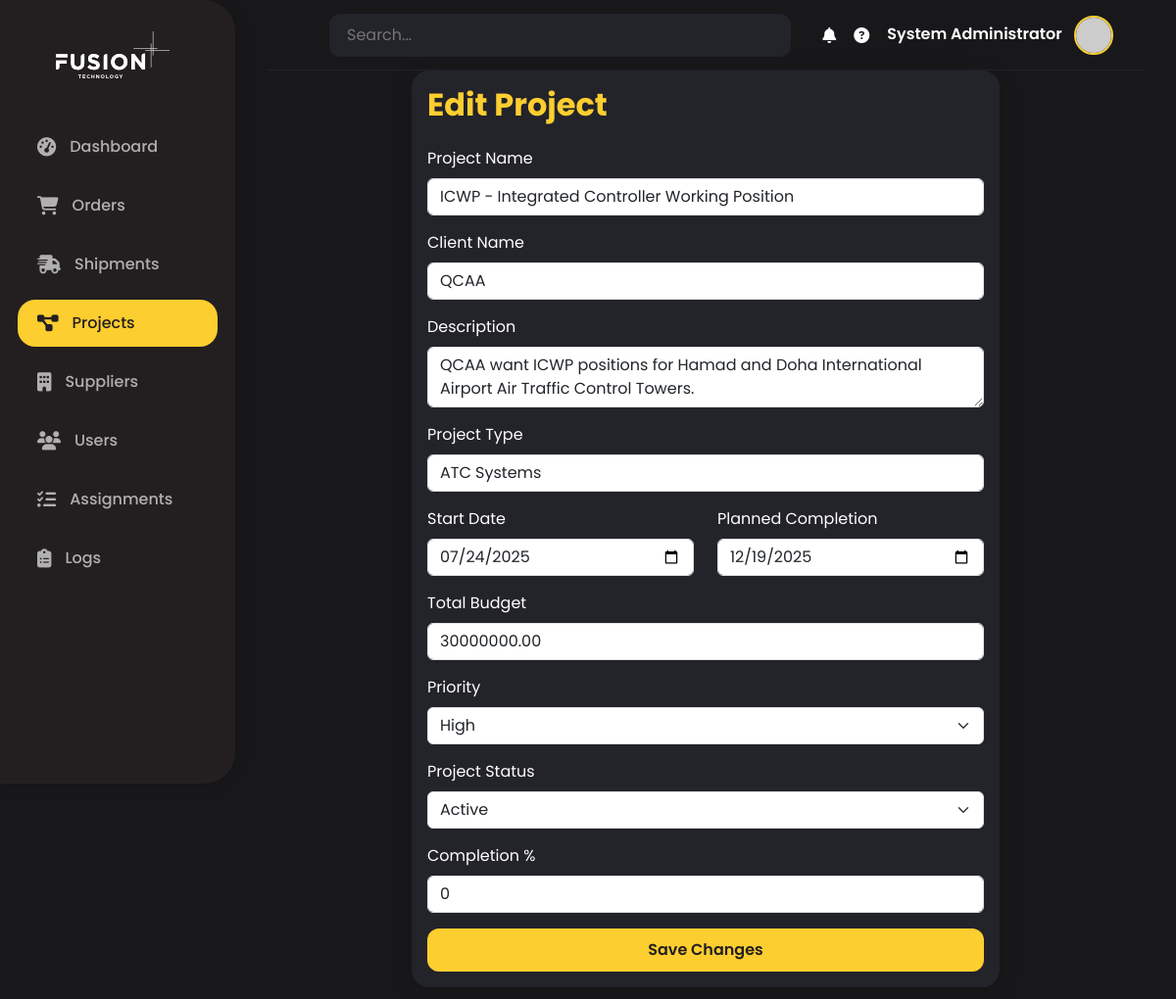
The page /projects/2/edit (signed in) on the database its author committed.
### backend/models/users.py (models this page shows)
class User(Base):
    __tablename__ = "users"
    id = Column(Integer, primary_key=True, index=True)
    email = Column(String(255), unique=True, index=True, nullable=False)
    username = Column(String(50), unique=True, index=True, nullable=False)
    full_name = Column(String(100), nullable=False)
    hashed_password = Column(String(100), nullable=False)
    role = Column(String(50), default="user")  # admin, manager, procurement, field, qa, finance
    department = Column(String(50))  # Management, Procurement, Field Operations, QA, Finance
    timezone = Column(String(50), default="Asia/Doha")
    language = Column(String(5), default="en")  # en, ar
    notification_preferences = Column(Text)  # JSON string
    is_active = Column(Boolean, default=True)
    last_login = Column(DateTime)
    created_at = Column(DateTime, default=datetime.utcnow)
    created_by = Column(String(50))
    created_projects = relationship("Project", foreign_keys="Project.created_by_id", back_populates="created_by_user")
    managed_projects = relationship("Project", foreign_keys="Project.project_manager_id", back_populates="project_manager_user")
    created_orders = relationship("Order", foreign_keys="Order.created_by_id", back_populates="created_by_user")
    notifications = relationship(
        "Notification",
        back_populates="user",
        foreign_keys="[Notification.user_id]"
    )
    escalated_notifications = relationship(
        "Notification",
        foreign_keys="[Notification.escalated_to_user_id]"
    )

### backend/models/projects.py (models this page shows)
class Project(Base):
    __tablename__ = "projects"
    id = Column(Integer, primary_key=True, index=True)
    name = Column(String(200), nullable=False, index=True)
    project_code = Column(String(50), unique=True, nullable=False, index=True)
    client_name = Column(String(200), nullable=False)
    client_contact_person = Column(String(100))
    client_email = Column(String(255))
    client_phone = Column(String(50))
    description = Column(Text)
    project_type = Column(String(50))  # Aviation, Marine, Industrial, etc.
    start_date = Column(DateTime, nullable=False)
    planned_completion_date = Column(DateTime, nullable=False)
    actual_completion_date = Column(DateTime)
    total_budget = Column(Numeric(precision=15, scale=2))
    currency = Column(String(3), default="QAR")
    budget_consumed = Column(Numeric(precision=15, scale=2), default=0)
    status = Column(String(20), default="Planning")  # Planning, Active, On Hold, Completed
    priority = Column(String(10), default="Normal")  # Low, Normal, High, Critical
    completion_percentage = Column(Integer, default=0)
    project_manager_id = Column(Integer, ForeignKey("users.id"))
    created_by_id = Column(Integer, ForeignKey("users.id"))
    assigned_user_id = Column(Integer, ForeignKey("users.id"), nullable=True)
    installation_location = Column(String(200))
    installation_country = Column(String(100))
    installation_city = Column(String(100))
    requires_certification = Column(Boolean, default=False)
    certification_status = Column(String(50))  # Pending, In Progress, Approved, Rejected
    regulatory_authority = Column(String(100))  # QCAA, EASA, FAA, etc.
    created_at = Column(DateTime, default=datetime.utcnow)
    updated_at = Column(DateTime, default=datetime.utcnow, onupdate=datetime.utcnow)
    project_manager_user = relationship("User", foreign_keys=[project_manager_id], back_populates="managed_projects")
    created_by_user = relationship("User", foreign_keys=[created_by_id], back_populates="created_projects")
    assigned_user = relationship("User", foreign_keys=[assigned_user_id])
    orders = relationship("Order", back_populates="project", cascade="all, delete-orphan")
    notifications = relationship("Notification", back_populates="project")

### fusionflow_app/routes/projects.py (the view, shortened to what this page needs)
@projects_bp.route('/<int:project_id>/edit', methods=['GET', 'POST'])
@login_required
def edit_project(project_id):
    db = get_db()
    try:
        project = db.query(Project).filter(Project.id == project_id).first()
        if not project:
            flash('Project not found.', 'danger')
            return redirect(url_for('projects.list_projects'))
        return render_template('projects/edit.html', project=project)
    finally:
        db.close()

### fusionflow_app/routes/projects.py (called while the page is built)
def get_db():
    return SessionLocal()

### fusionflow_app/templates/projects/edit.html (shortened to what this page needs)
{% extends 'base.html' %}
{% block content %}
<div class="card mx-auto" style="max-width: 600px;">
    <div class="card-body">
        <h2 class="mb-4" style="color: var(--primary-color); font-weight: 700;">Edit Project</h2>
        <form method="POST">
            <div class="mb-3">
                <label for="name" class="form-label">Project Name</label>
                <input type="text" class="form-control" id="name" name="name" value="{{ project.name }}" required>
            </div>
            <div class="mb-3">
                <label for="client_name" class="form-label">Client Name</label>
                <input type="text" class="form-control" id="client_name" name="client_name" value="{{ project.client_name }}" required>
            </div>
            <div class="mb-3">
                <label for="description" class="form-label">Description</label>
                <textarea class="form-control" id="description" name="description" rows="2">{{ project.description }}</textarea>
            </div>
            <div class="mb-3">
                <label for="project_type" class="form-label">Project Type</label>
                <input type="text" class="form-control" id="project_type" name="project_type" value="{{ project.project_type }}">
            </div>
            <div class="row mb-3">
                <div class="col">
                    <label for="start_date" class="form-label">Start Date</label>
                    <input type="date" class="form-control" id="start_date" name="start_date" value="{{ project.start_date.strftime('%Y-%m-%d') if project.start_date else '' }}" required>
                </div>
                <div class="col">
                    <label for="planned_completion_date" class="form-label">Planned Completion</label>
                    <input type="date" class="form-control" id="planned_completion_date" name="planned_completion_date" value="{{ project.planned_completion_date.strftime('%Y-%m-%d') if project.planned_completion_date else '' }}" required>
                </div>
            </div>
            <div class="mb-3">
                <label for="total_budget" class="form-label">Total Budget</label>
                <input type="number" class="form-control" id="total_budget" name="total_budget" min="0" step="0.01" value="{{ project.total_budget }}">
            </div>
            <div class="mb-3">
                <label for="priority" class="form-label">Priority</label>
                <select class="form-select" id="priority" name="priority">
                    <option value="High" {% if project.priority == 'High' %}selected{% endif %}>High</option>
                </select>
            </div>
            <div class="mb-3">
                <label for="status" class="form-label">Project Status</label>
                <select class="form-select" id="status" name="status" required>
                    <option value="Active" {% if project.status == 'Active' %}selected{% endif %}>Active</option>
                </select>
            </div>
            <div class="mb-3">
                <label for="completion_percentage" class="form-label">Completion %</label>
                <input type="number" class="form-control" id="completion_percentage" name="completion_percentage" min="0" max="100" value="{{ project.completion_percentage }}">
            </div>
            <button type="submit" class="btn btn-primary w-100">Save Changes</button>
        </form>
    </div>
</div>
{% endblock %}

### fusionflow_app/templates/base.html (shortened to what this page needs)
<!DOCTYPE html>
<html lang="en">
<head>
    <link href="https://cdn.jsdelivr.net/npm/bootstrap@5.3.0/dist/css/bootstrap.min.css" rel="stylesheet">
    <link href="https://cdnjs.cloudflare.com/ajax/libs/font-awesome/6.4.0/css/all.min.css" rel="stylesheet">
</head>
<body>
    <div class="sidebar">
        <div class="logo">
            <img src="{{ url_for('static', filename='images/fusion_white.svg') }}" alt="FusionFlow Logo">
        </div>
        <ul class="nav flex-column nav">
            <li class="nav-item">
                <a class="nav-link {% if request.endpoint == 'dashboard.index' %}active{% endif %}" href="{{ url_for('dashboard.index') }}">
                    <i class="fas fa-tachometer-alt"></i> <span>Dashboard</span>
                </a>
            </li>
            <li class="nav-item">
                <a class="nav-link {% if request.endpoint.startswith('orders.') %}active{% endif %}" href="{{ url_for('orders.list_orders') }}">
                    <i class="fas fa-shopping-cart"></i> <span>Orders</span>
                </a>
            </li>
            <li class="nav-item">
                <a class="nav-link {% if request.endpoint.startswith('shipments.') %}active{% endif %}" href="{{ url_for('shipments.list_shipments') }}">
                    <i class="fas fa-shipping-fast"></i> <span>Shipments</span>
                </a>
            </li>
            <li class="nav-item">
                <a class="nav-link {% if request.endpoint.startswith('projects.') %}active{% endif %}" href="{{ url_for('projects.list_projects') }}">
                    <i class="fas fa-project-diagram"></i> <span>Projects</span>
                </a>
            </li>
            <li class="nav-item">
                <a class="nav-link {% if request.endpoint.startswith('suppliers.') %}active{% endif %}" href="{{ url_for('suppliers.list_suppliers') }}">
                    <i class="fas fa-building"></i> <span>Suppliers</span>
                </a>
            </li>
            {% if current_user.is_authenticated and current_user.role in ['admin', 'manager', 'associate_project_manager', 'project_manager', 'senior_project_manager', 'engineering_manager', 'design_manager'] %}
            <li class="nav-item">
                <a class="nav-link {% if request.endpoint.startswith('users.') and not request.endpoint.endswith('assignments') and not request.endpoint.endswith('logs') %}active{% endif %}" href="{{ url_for('users.list_users') }}">
                    <i class="fas fa-users"></i> <span>Users</span>
                </a>
            </li>
            {% endif %}
            {% if current_user.is_authenticated %}
            <li class="nav-item">
                <a class="nav-link {% if request.endpoint == 'users.assignments' %}active{% endif %}" href="{{ url_for('users.assignments') }}">
                    <i class="fas fa-tasks"></i> <span>Assignments</span>
                </a>
            </li>
            {% endif %}
            {% if current_user.is_authenticated and current_user.role == 'admin' %}
            <li class="nav-item">
                <a class="nav-link {% if request.endpoint == 'users.logs' %}active{% endif %}" href="{{ url_for('users.logs') }}">
                    <i class="fas fa-clipboard-list"></i> <span>Logs</span>
                </a>
            </li>
            {% endif %}
        </ul>
    </div>
    <div class="main-content">
        <nav class="navbar">
            <form class="search-bar d-none d-md-block">
                <input type="text" placeholder="Search..." aria-label="Search">
            </form>
            <div class="user-info ms-auto">
                <i class="fas fa-bell"></i>
                <i class="fas fa-question-circle"></i>
                {% if current_user.is_authenticated %}
                    <div class="dropdown">
                        <span class="username me-2">{{ current_user.full_name }}</span>
                        <a href="#" class="d-inline-block" id="userDropdown" data-bs-toggle="dropdown" aria-expanded="false">
                            <img src="https://ui-avatars.com/api/?name={{ current_user.full_name|replace(' ', '+') }}&background=fdce2f&color=231f20&rounded=true&size=40" class="avatar" alt="User Avatar">
                        </a>
                    </div>
                {% endif %}
            </div>
        </nav>
        {% block content %}{% endblock %}
    </div>
</body>
</html>

### fusionflow_app/templates/base.html (style rules this page uses)
:root { --primary-color: #fdce2f; --secondary-color: #231f20; --background-dark: #18181b; --sidebar-bg: #231f20; --card-bg: #23232a; --text-main: #fff; --text-muted: #b0b0b0; --active-bg: #fdce2f; --active-text: #231f20; --border-radius: 18px; }
html, body { height: 100%; background: var(--background-dark); color: var(--text-main); font-family: 'Poppins', 'Segoe UI', Tahoma, Geneva, Verdana, sans-serif; }
body { min-height: 100vh; background: var(--background-dark); }
.sidebar { position: fixed; top: 0; left: 0; height: 100vh; width: 240px; background: var(--sidebar-bg); color: var(--text-main); border-radius: 0 32px 32px 0; box-shadow: 2px 0 16px rgba(0,0,0,0.18); z-index: 1001; display: flex; flex-direction: column; padding: 32px 0 0 0; }
.sidebar .logo { display: flex; align-items: center; justify-content: center; margin-bottom: 40px; }
.sidebar .logo img { height: 48px; margin-right: 10px; }
.sidebar .nav { flex: 1; }
.sidebar .nav-link { color: var(--text-muted); font-weight: 500; border-radius: var(--border-radius); margin: 6px 18px; padding: 12px 20px; display: flex; align-items: center; transition: background 0.2s, color 0.2s; }
.sidebar .nav-link.active, .sidebar .nav-link:hover { background: var(--active-bg); color: var(--active-text) !important; }
.sidebar .nav-link i { margin-right: 14px; font-size: 1.2rem; }
.main-content { margin-left: 240px; min-height: 100vh; background: var(--background-dark); padding: 0 32px 32px 32px; }
.navbar { background: var(--background-dark); border-bottom: 1px solid #23232a; min-height: 72px; display: flex; align-items: center; padding: 0 32px; }
.navbar .search-bar { flex: 1; margin: 0 32px; }
.navbar .search-bar input { background: #23232a; border: none; border-radius: 12px; color: var(--text-main); padding: 10px 18px; width: 100%; }
.navbar .user-info { display: flex; align-items: center; gap: 18px; }
.navbar .user-info .avatar { width: 40px; height: 40px; border-radius: 50%; object-fit: cover; border: 2px solid var(--primary-color); }
.navbar .user-info .username { color: var(--text-main); font-weight: 600; }
.card { background: var(--card-bg); border-radius: var(--border-radius); box-shadow: 0 4px 24px rgba(0,0,0,0.12); border: none; color: var(--text-main); }
.btn-primary { background: var(--primary-color); color: var(--secondary-color); border: none; border-radius: 12px; font-weight: 600; padding: 10px 24px; transition: background 0.2s, color 0.2s; }

### rows shown on the page
User: full_name "System Administrator"
Project: name "ICWP - Integrated Controller Working Position", client_name "QCAA", description "QCAA want ICWP positions for Hamad and Doha International Airport Air Traffic Control Towers.", project_type "ATC Systems", start_date "07/24/2025", planned_completion_date "12/19/2025", total_budget "30000000.00", priority "High", status "Active", completion_percentage "0"
